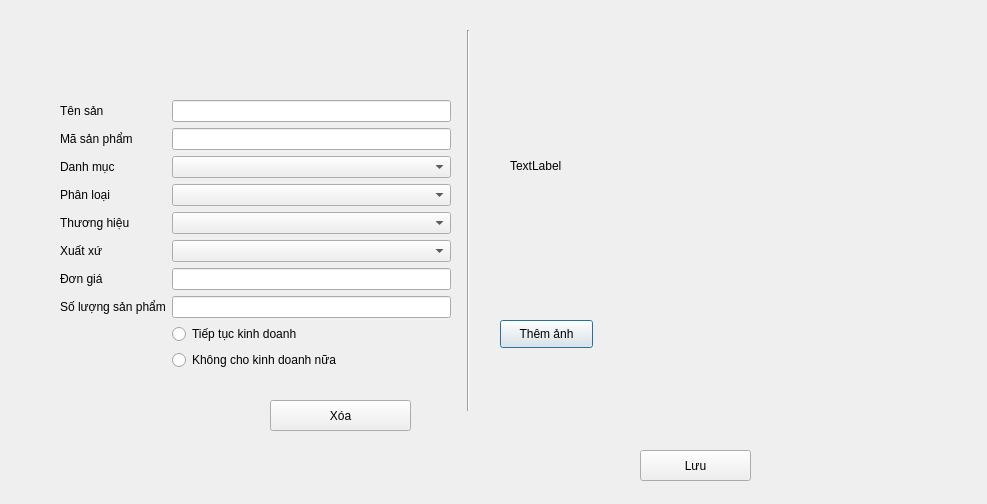
<?xml version="1.0" encoding="UTF-8"?>
<ui version="4.0">
 <class>EditProduct</class>
 <widget class="QDialog" name="EditProduct">
  <property name="geometry">
   <rect>
    <x>0</x>
    <y>0</y>
    <width>987</width>
    <height>504</height>
   </rect>
  </property>
  <property name="windowTitle">
   <string>Dialog</string>
  </property>
  <widget class="QWidget" name="formLayoutWidget">
   <property name="geometry">
    <rect>
     <x>60</x>
     <y>100</y>
     <width>391</width>
     <height>281</height>
    </rect>
   </property>
   <layout class="QFormLayout" name="formLayout">
    <item row="0" column="0">
     <widget class="QLabel" name="tNSNLabel">
      <property name="text">
       <string>Tên sản</string>
      </property>
     </widget>
    </item>
    <item row="0" column="1">
     <widget class="QLineEdit" name="name"/>
    </item>
    <item row="1" column="0">
     <widget class="QLabel" name="mSNPhMLabel">
      <property name="text">
       <string>Mã sản phẩm</string>
      </property>
     </widget>
    </item>
    <item row="1" column="1">
     <widget class="QLineEdit" name="id"/>
    </item>
    <item row="2" column="0">
     <widget class="QLabel" name="danhMCLabel">
      <property name="text">
       <string>Danh mục</string>
      </property>
     </widget>
    </item>
    <item row="2" column="1">
     <widget class="QComboBox" name="category"/>
    </item>
    <item row="3" column="0">
     <widget class="QLabel" name="phNLoILabel">
      <property name="text">
       <string>Phân loại</string>
      </property>
     </widget>
    </item>
    <item row="3" column="1">
     <widget class="QComboBox" name="kind"/>
    </item>
    <item row="4" column="0">
     <widget class="QLabel" name="thNgHiULabel">
      <property name="text">
       <string>Thương hiệu</string>
      </property>
     </widget>
    </item>
    <item row="4" column="1">
     <widget class="QComboBox" name="brand"/>
    </item>
    <item row="5" column="0">
     <widget class="QLabel" name="xuTXLabel">
      <property name="text">
       <string>Xuất xứ</string>
      </property>
     </widget>
    </item>
    <item row="5" column="1">
     <widget class="QComboBox" name="madein"/>
    </item>
    <item row="6" column="0">
     <widget class="QLabel" name="nGiLabel">
      <property name="text">
       <string>Đơn giá</string>
      </property>
     </widget>
    </item>
    <item row="6" column="1">
     <widget class="QLineEdit" name="price"/>
    </item>
    <item row="7" column="0">
     <widget class="QLabel" name="sLNgSNPhMLabel">
      <property name="text">
       <string>Số lượng sản phẩm</string>
      </property>
     </widget>
    </item>
    <item row="7" column="1">
     <widget class="QLineEdit" name="quanity"/>
    </item>
    <item row="8" column="1">
     <widget class="QRadioButton" name="enable">
      <property name="text">
       <string>Tiếp tục kinh doanh</string>
      </property>
     </widget>
    </item>
    <item row="9" column="1">
     <widget class="QRadioButton" name="disable">
      <property name="text">
       <string>Không cho kinh doanh nữa</string>
      </property>
     </widget>
    </item>
   </layout>
  </widget>
  <widget class="Line" name="line">
   <property name="geometry">
    <rect>
     <x>460</x>
     <y>30</y>
     <width>16</width>
     <height>381</height>
    </rect>
   </property>
   <property name="orientation">
    <enum>Qt::Vertical</enum>
   </property>
  </widget>
  <widget class="QLabel" name="photo">
   <property name="geometry">
    <rect>
     <x>510</x>
     <y>20</y>
     <width>391</width>
     <height>291</height>
    </rect>
   </property>
   <property name="text">
    <string>TextLabel</string>
   </property>
  </widget>
  <widget class="QPushButton" name="editPhoto">
   <property name="geometry">
    <rect>
     <x>500</x>
     <y>320</y>
     <width>93</width>
     <height>28</height>
    </rect>
   </property>
   <property name="text">
    <string>Thêm ảnh</string>
   </property>
  </widget>
  <widget class="QPushButton" name="deletePd">
   <property name="geometry">
    <rect>
     <x>270</x>
     <y>400</y>
     <width>141</width>
     <height>31</height>
    </rect>
   </property>
   <property name="text">
    <string>Xóa</string>
   </property>
  </widget>
  <widget class="QPushButton" name="apply">
   <property name="geometry">
    <rect>
     <x>640</x>
     <y>450</y>
     <width>111</width>
     <height>31</height>
    </rect>
   </property>
   <property name="text">
    <string>Lưu</string>
   </property>
  </widget>
 </widget>
 <resources/>
 <connections/>
</ui>
